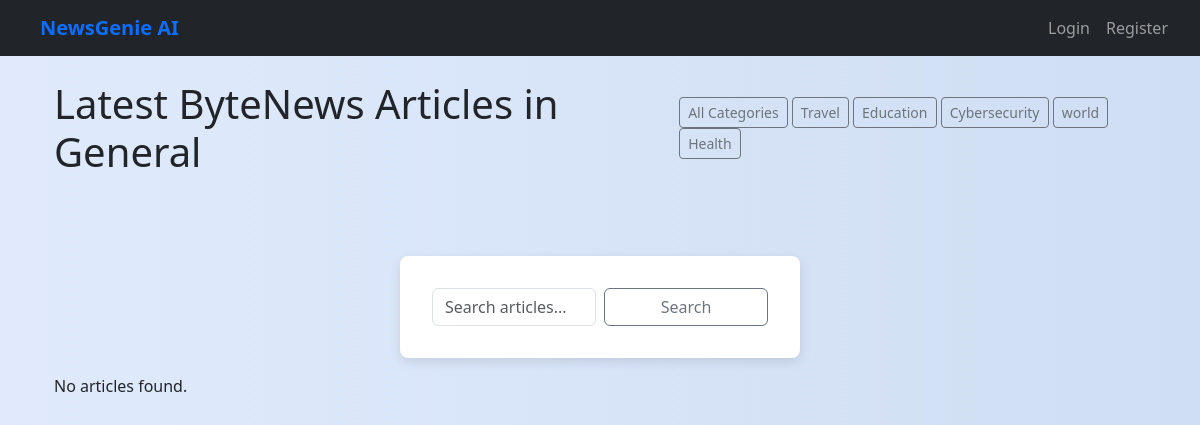
/articles/?category=General, run on an earlier commit of the app's database.
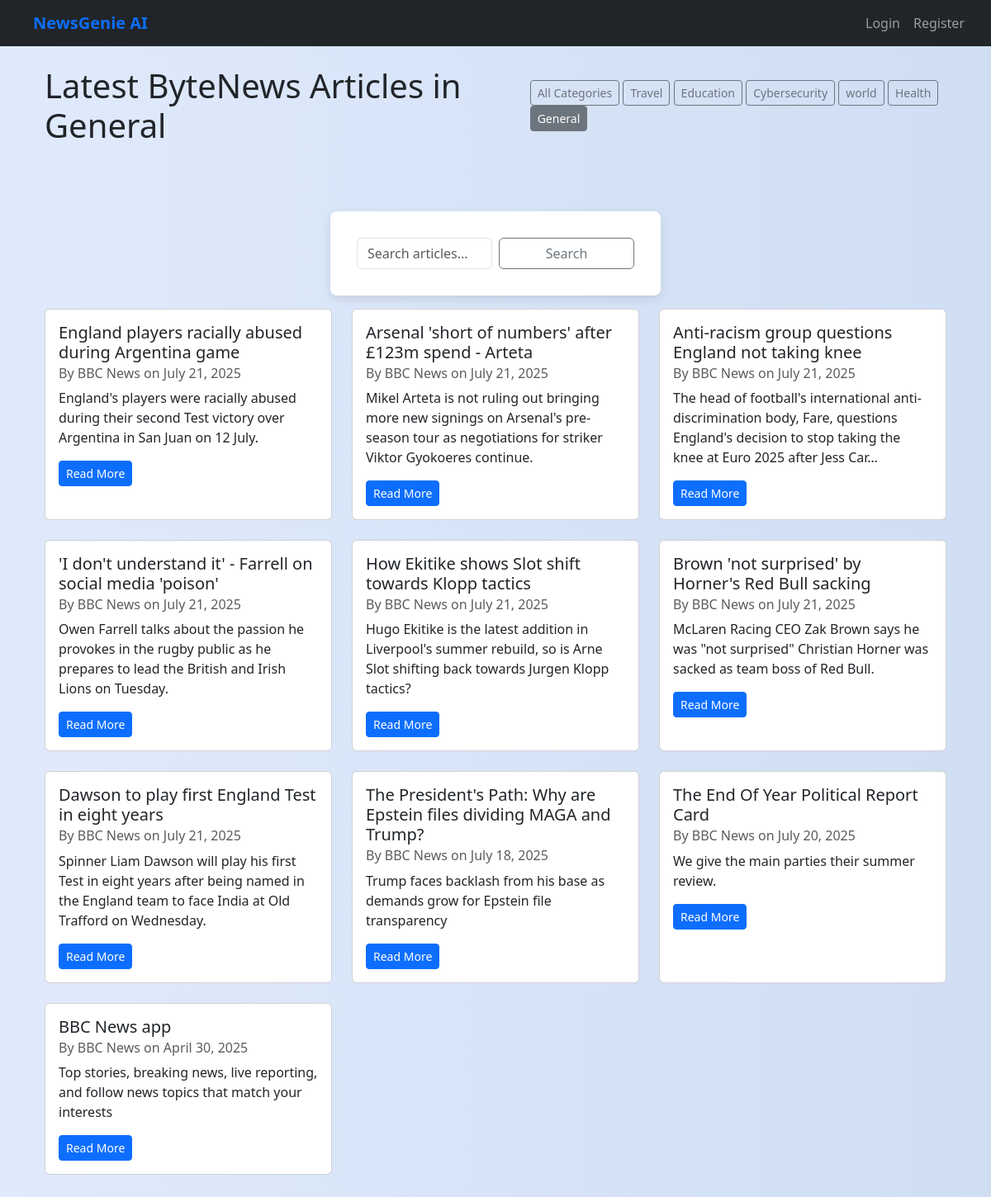
And on a later commit of the database.
### news/models.py (models this page shows, shortened)
class Category(models.Model):
    name = models.CharField(max_length=100)
    description = models.TextField(blank=True)
    class Meta:
        ordering = ['name']

class Article(models.Model):
    title = models.CharField(max_length=200)
    content = models.TextField()
    summary = models.TextField(blank=True)
    source_url = models.URLField()
    category = models.ForeignKey(Category, on_delete=models.CASCADE)
    published_date = models.DateTimeField(default=timezone.now)
    link = models.URLField(null=True, blank=True)
    publication_date = models.DateTimeField(null=True, blank=True)
    author = models.CharField(max_length=255, default='Unknown')
    created_at = models.DateTimeField(auto_now_add=True)
    audio_file = models.FileField(upload_to='audio/', blank=True, null=True)
    class Meta:
        ordering = ['-published_date']

### news/views.py (the view, shortened to what this page needs)
# urls.py: path('', ArticleListView.as_view(), name='home'),  # ✅ This name='home' must exist!
class ArticleListView(ListView):
    model = Article
    template_name = 'news/article_list.html'
    context_object_name = 'articles'
    ordering = ['-published_date']
    paginate_by = 10
    def get_queryset(self):
        queryset = super().get_queryset()
        category_name = self.request.GET.get('category')
        query = self.request.GET.get('q')
        if category_name:
            queryset = queryset.filter(category__name__iexact=category_name)
        return queryset
    def get_context_data(self, **kwargs):
        context = super().get_context_data(**kwargs)
        context['categories'] = Category.objects.all()
        context['categories'] = Category.objects.annotate(article_count=Count('article'))
        context['current_category'] = self.request.GET.get('category', '')
        context['query'] = self.request.GET.get('q', '')
        context['recommendations'] = []
        return context

### news/templates/news/article_list.html (shortened to what this page needs)
{% extends 'base.html' %}
{% block content %}
<div class="container mt-4">
    <div class="d-flex justify-content-between align-items-center mb-4">
        <h1 class="mb-0">Latest ByteNews Articles {% if current_category != 'All' %}in {{ current_category }}{% endif %}</h1>
        <div>
            <a href="{% url 'home' %}" class="btn btn-outline-secondary btn-sm {% if current_category == 'All' %}active{% endif %}">All Categories</a>
            {% for category in categories %}
                <a href="{% url 'home' %}?category={{ category.name }}" class="btn btn-outline-secondary btn-sm {% if current_category == category.name %}active{% endif %}">{{ category.name }}</a>
            {% endfor %}
        </div>
    </div>
    <form method="get" action="{% url 'home' %}" class="d-flex align-items-stretch mb-3">
        <input type="text" name="q" value="{{ search_query }}" placeholder="Search articles..." class="form-control me-2" />
        <button type="submit" class="btn btn-outline-secondary">Search</button>
    </form>
    <div class="row">
        {% for article in articles %}
        <div class="col-md-6 col-lg-4 mb-4">
            <div class="card h-100">
                <div class="card-body">
                    <h5 class="card-title">{{ article.title }}</h5>
                    <h6 class="card-subtitle mb-2 text-muted">
                        By {{ article.author }} on {{ article.publication_date|date:"F d, Y" }}
                    </h6>
                    <p class="card-text mt-2">{{ article.content|truncatechars:150 }}</p>
                    <a href="{% url 'article_detail' article.pk %}" class="btn btn-sm btn-primary">Read More</a>
                </div>
            </div>
        </div>
        {% empty %}
            <p class="col-12">No articles found.</p>
        {% endfor %}
    </div>
</div>
{% endblock %}

### templates/base.html (shortened to what this page needs)
{% load static %}
<!DOCTYPE html>
<html lang="en">
<head>
    <link rel="stylesheet" href="{% static 'css/styles.css' %}">
    <link href="https://cdn.jsdelivr.net/npm/bootstrap@5.3.3/dist/css/bootstrap.min.css" rel="stylesheet">
</head>
<body>
<nav class="navbar navbar-expand-lg navbar-dark bg-dark w-100">
  <div class="container-fluid px-4 d-flex justify-content-between align-items-center">
    <a class="navbar-brand fw-bold text-primary" >NewsGenie AI</a>
      <div class="collapse navbar-collapse" id="navbarNav">
        <ul class="navbar-nav ms-auto">
           {% if user.is_authenticated %}
            <li class="nav-item">
              <a class="nav-link {% if request.path == '/' %}active{% endif %}" href="{% url 'landing' %}">Home</a>
            </li>
            <li class="nav-item">
              <a class="nav-link {% if request.path == '/articles/' %}active{% endif %}" href="{% url 'home' %}">Articles</a>
            </li>
            <li class="nav-item">
              <a class="nav-link {% if request.path == '/preferences/' %}active{% endif %}" href="{% url 'users:preferences' %}">Preferences</a>
            </li>
            <li class="nav-item">
              <a class="nav-link {% if request.path == '/History/' %}active{% endif %}" href="{% url 'reading_history' %}">History</a>
            </li>
            <form class="navbar-brand" method="post" action="{% url 'logout' %}">
             {% csrf_token %}
            <button type="submit">Logout</button>
            </form>
            {% else %}
            <li class="nav-item">
              <a class="nav-link" href="{% url 'login' %}">Login</a>
             </li>
              <li class="nav-item">
                <a class="nav-link" href="{% url 'register' %}">Register</a>
              </li>
              {% endif %}
              </ul>
        </div>
      </div>
    </nav>
<main class="container my-4">
    {% block content %}{% endblock %}
</main>
</body>
</html>

### static/css/styles.css (style rules this page uses)
body { font-family: 'Segoe UI', Tahoma, Geneva, Verdana, sans-serif; background: linear-gradient(to right, #e0eafc, #cfdef3); margin: 0; padding: 0; }
nav { background-color: #2c3e50; padding: 1rem; display: flex; justify-content: space-around; }
nav a { color: #ecf0f1; text-decoration: none; font-weight: bold; padding: 0.5rem 1rem; transition: background 0.3s, color 0.3s; }
form { background-color: white; max-width: 400px; margin: 5rem auto; padding: 2rem; border-radius: 8px; box-shadow: 0px 4px 12px rgba(0, 0, 0, 0.1); }
button { background-color: #2980b9; color: white; border: none; padding: 0.75rem 1.5rem; width: 100%; border-radius: 5px; font-size: 1rem; transition: background-color 0.3s ease; cursor: pointer; }

What changed in the data, as far as the page shows it:
added Category: name "General"
added Article: title "England players racially abused during Argentina game", author "BBC News", publication_date "July 21, 2025", content "England's players were racially abused during their second Test victory over Argentina in San Juan on 12 July."
added Article: title "Arsenal 'short of numbers' after £123m spend - Arteta", author "BBC News", publication_date "July 21, 2025", content "Mikel Arteta is not ruling out bringing more new signings on Arsenal's pre-season tour as negotiations for striker Viktor Gyokoeres continue."
added Article: title "Anti-racism group questions England not taking knee", author "BBC News", publication_date "July 21, 2025", content "The head of football's international anti-discrimination body, Fare, questions England's decision to stop taking the knee at Euro 2025 after Jess Car…"
added Article: title "'I don't understand it' - Farrell on social media 'poison'", author "BBC News", publication_date "July 21, 2025", content "Owen Farrell talks about the passion he provokes in the rugby public as he prepares to lead the British and Irish Lions on Tuesday."
added Article: title "How Ekitike shows Slot shift towards Klopp tactics", author "BBC News", publication_date "July 21, 2025", content "Hugo Ekitike is the latest addition in Liverpool's summer rebuild, so is Arne Slot shifting back towards Jurgen Klopp tactics?"
added Article: title "Brown 'not surprised' by Horner's Red Bull sacking", author "BBC News", publication_date "July 21, 2025", content "McLaren Racing CEO Zak Brown says he was \"not surprised\" Christian Horner was sacked as team boss of Red Bull."
added Article: title "Dawson to play first England Test in eight years", author "BBC News", publication_date "July 21, 2025", content "Spinner Liam Dawson will play his first Test in eight years after being named in the England team to face India at Old Trafford on Wednesday."
added Article: title "The President's Path: Why are Epstein files dividing MAGA and Trump?", author "BBC News", publication_date "July 18, 2025", content "Trump faces backlash from his base as demands grow for Epstein file transparency"
added Article: title "The End Of Year Political Report Card", author "BBC News", publication_date "July 20, 2025", content "We give the main parties their summer review."
added Article: title "BBC News app", author "BBC News", publication_date "April 30, 2025", content "Top stories, breaking news, live reporting, and follow news topics that match your interests"
Also different on the page:
{{ current_category }}: "General" → (not shown)
text no longer shown: "No articles found."
